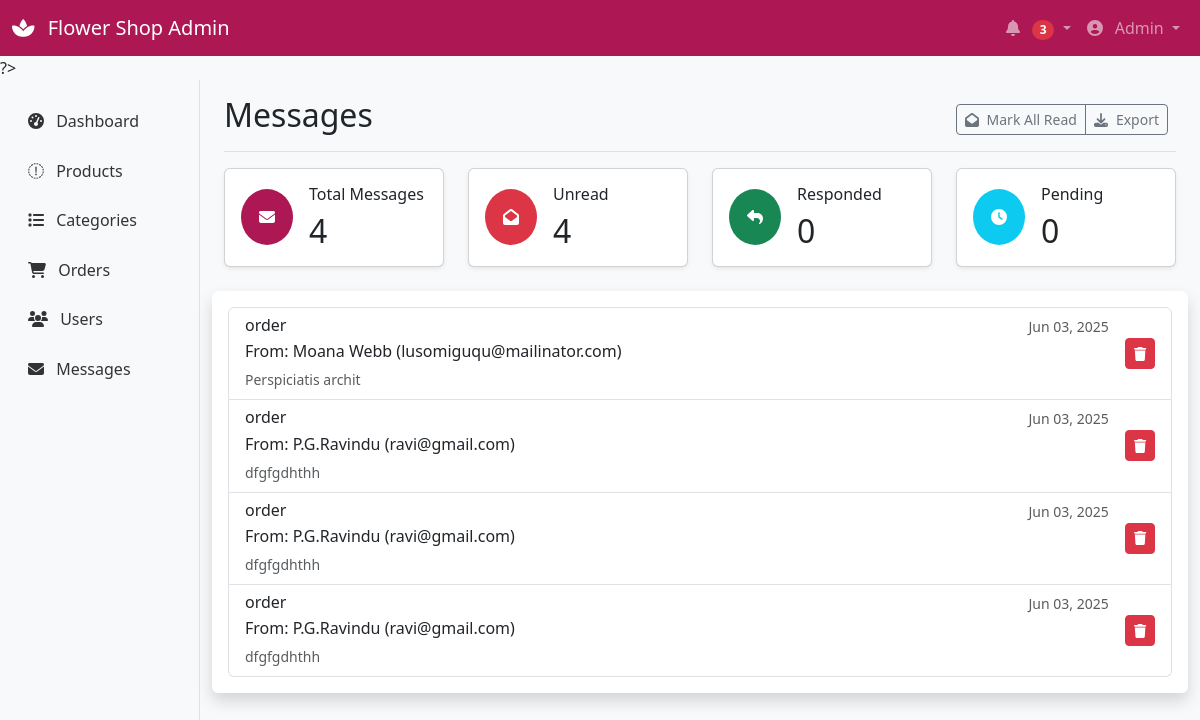
Page /admin/messages.php (signed in) on the committed database.
### tables this page shows
CREATE TABLE `messages` (
  `id` int(11) NOT NULL,
  `name` varchar(100) NOT NULL,
  `email` varchar(100) NOT NULL,
  `phone` varchar(20) DEFAULT NULL,
  `subject` varchar(50) NOT NULL,
  `message` text NOT NULL,
  `created_at` timestamp NOT NULL DEFAULT current_timestamp(),
  `status` enum('unread','responded','pending') DEFAULT 'unread'
);

### admin/messages.php (the view, shortened to what this page needs)
<?php
include '../config/db.php';
include 'includes/admin_header.php';
include 'includes/admin_nav.php';
$sql = "SELECT * FROM messages ORDER BY created_at DESC";
$result = $conn->query($sql);
$total_result = $conn->query("SELECT COUNT(*) AS total FROM messages");
$total = $total_result->fetch_assoc()['total'];
$unread_result = $conn->query("SELECT COUNT(*) AS unread FROM messages WHERE status = 'unread'");
$unread = $unread_result->fetch_assoc()['unread'];
$responded_result = $conn->query("SELECT COUNT(*) AS responded FROM messages WHERE status = 'responded'");
$responded = $responded_result->fetch_assoc()['responded'];
$pending_result = $conn->query("SELECT COUNT(*) AS pending FROM messages WHERE status = 'pending'");
$pending = $pending_result->fetch_assoc()['pending'];
?>
?>
<div class="container-fluid">
    <div class="row">
        <?php include 'includes/admin_sidebar.php'; ?>
        <main class="col-md-9 ms-sm-auto col-lg-10 px-md-4">
            <div class="d-flex justify-content-between flex-wrap flex-md-nowrap align-items-center pt-3 pb-2 mb-3 border-bottom">
                <h1 class="h2">Messages</h1>
                <div class="btn-toolbar mb-2 mb-md-0">
                    <div class="btn-group me-2">
                        <button type="button" class="btn btn-sm btn-outline-secondary">
                            <i class="fas fa-envelope-open me-2"></i>Mark All Read
                        </button>
                        <button type="button" class="btn btn-sm btn-outline-secondary">
                            <i class="fas fa-download me-2"></i>Export
                        </button>
                    </div>
                </div>
            </div>
            <div class="row g-4 mb-4">
    <div class="col-md-3">
        <div class="card card-stats shadow-sm">
            <div class="card-body">
                <div class="d-flex align-items-center">
                    <div class="flex-shrink-0 bg-primary-custom rounded-circle p-3">
                        <i class="fas fa-envelope fa-fw text-white"></i>
                    </div>
                    <div class="flex-grow-1 ms-3">
                        <h6 class="card-title mb-0">Total Messages</h6>
                        <h2 class="mt-2 mb-0"><?php echo $total; ?></h2>
                    </div>
                </div>
            </div>
        </div>
    </div>
    <div class="col-md-3">
        <div class="card card-stats shadow-sm">
            <div class="card-body">
                <div class="d-flex align-items-center">
                    <div class="flex-shrink-0 bg-danger rounded-circle p-3">
                        <i class="fas fa-envelope-open fa-fw text-white"></i>
                    </div>
                    <div class="flex-grow-1 ms-3">
                        <h6 class="card-title mb-0">Unread</h6>
                        <h2 class="mt-2 mb-0"><?php echo $unread; ?></h2>
                    </div>
                </div>
            </div>
        </div>
    </div>
    <div class="col-md-3">
        <div class="card card-stats shadow-sm">
            <div class="card-body">
                <div class="d-flex align-items-center">
                    <div class="flex-shrink-0 bg-success rounded-circle p-3">
                        <i class="fas fa-reply fa-fw text-white"></i>
                    </div>
                    <div class="flex-grow-1 ms-3">
                        <h6 class="card-title mb-0">Responded</h6>
                        <h2 class="mt-2 mb-0"><?php echo $responded; ?></h2>
                    </div>
                </div>
            </div>
        </div>
    </div>
    <div class="col-md-3">
        <div class="card card-stats shadow-sm">
            <div class="card-body">
                <div class="d-flex align-items-center">
                    <div class="flex-shrink-0 bg-info rounded-circle p-3">
                        <i class="fas fa-clock fa-fw text-white"></i>
                    </div>
                    <div class="flex-grow-1 ms-3">
                        <h6 class="card-title mb-0">Pending</h6>
                        <h2 class="mt-2 mb-0"><?php echo $pending; ?></h2>
                    </div>
                </div>
            </div>
        </div>
    </div>
</div>
            <div class="row">
                         <div class="list-group shadow p-3 mb-5 bg-white rounded">
<?php if ($result && $result->num_rows > 0): ?>
    <?php while ($row = $result->fetch_assoc()): ?>
        <div class="list-group-item list-group-item-action">
            <div class="d-flex w-100 justify-content-between align-items-center">
                <div class="flex-grow-1 me-3">
                    <div class="d-flex w-100 justify-content-between">
                        <h6 class="mb-1"><?php echo htmlspecialchars($row['subject']); ?></h6>
                        <small class="text-muted"><?php echo date("M d, Y", strtotime($row['created_at'])); ?></small>
                    </div>
                    <p class="mb-1 text-truncate">From: <?php echo htmlspecialchars($row['name']); ?> (<?php echo htmlspecialchars($row['email']); ?>)</p>
                    <small class="text-muted"><?php echo htmlspecialchars($row['message']); ?></small>
                </div>
                <div class="btn-group">
                    <form method="post" action="../handlers/delete_message.php" onsubmit="return confirm('Are you sure?');" style="display:inline;">
                        <button type="submit" class="btn btn-sm btn-danger">
                            <i class="fas fa-trash"></i>
                        </button>
                    </form>
                </div>
            </div>
        </div>
    <?php endwhile; ?>
<?php else: ?>
    <div class="alert alert-info text-center">No messages found.</div>
<?php endif; ?>
</div>
                    </div>
                </div>
            </div>
<?php include 'includes/admin_footer.php'; ?>

### admin/includes/admin_header.php (style rules this page uses)
:root { --primary-color: #AC1754; --secondary-color: #E53888; --accent-color: #F37199; --light-pink: #F7A8C4; }
.bg-primary-custom { background-color: var(--primary-color) !important; }
.card-stats { transition: transform 0.3s; }

### rows in the picture
messages: subject "order", created_at "Jun 03, 2025", name "Moana Webb", email "lusomiguqu@mailinator.com", message "Perspiciatis archit"
messages: subject "order", created_at "Jun 03, 2025", name "P.G.Ravindu", email "ravi@gmail.com", message "dfgfgdhthh"
messages: subject "order", created_at "Jun 03, 2025", name "P.G.Ravindu", email "ravi@gmail.com", message "dfgfgdhthh"
messages: subject "order", created_at "Jun 03, 2025", name "P.G.Ravindu", email "ravi@gmail.com", message "dfgfgdhthh"

### other values in the picture
$total "4"
$unread "4"
$responded "0"
$pending "0"
